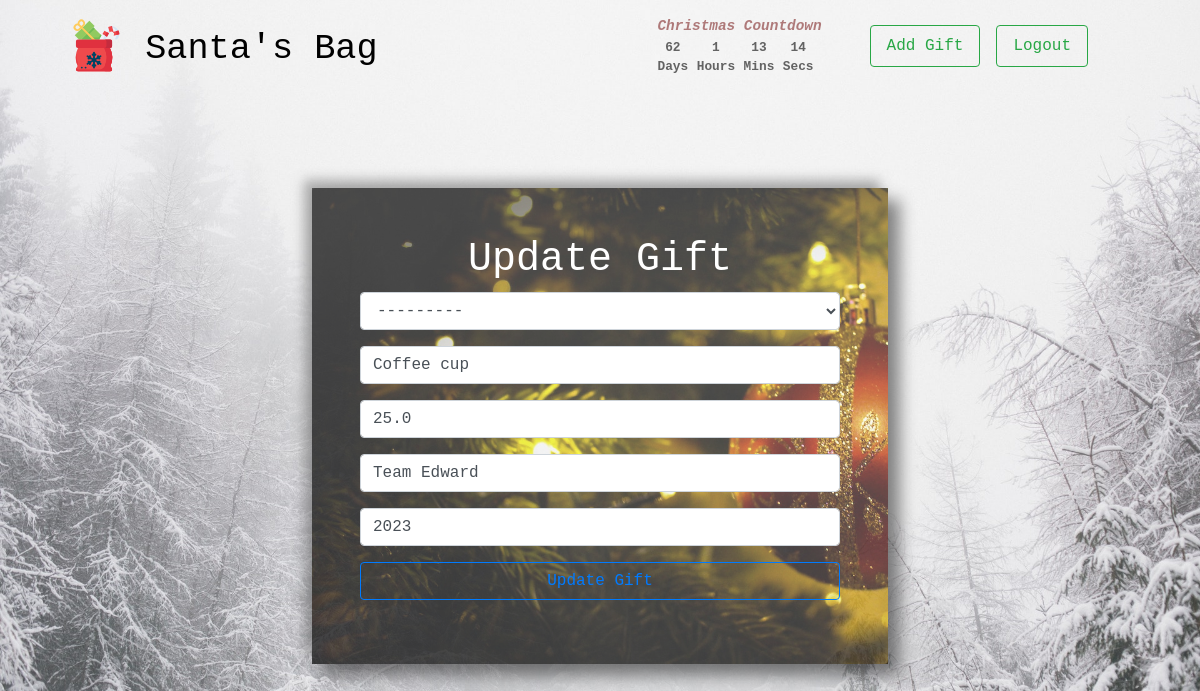
Screenshot of /update-gift/50 (signed in) with the database file from the repository.
### mainapp/models.py (models this page shows, shortened)
class gift(models.Model):
    gift_name = models.CharField(max_length=150)
    price = models.FloatField()
    type = models.CharField(max_length=150)
    recipient = models.ForeignKey(Recipient, on_delete=models.CASCADE)
    user = models.ForeignKey(
        "auth.User",
        on_delete=models.CASCADE,
    )
    year = models.IntegerField()

### mainapp/views.py (the view)
# urls.py: path('update-gift/<int:id>', views.update_item, name='update_item'),
@login_required
def update_item(request, id):
    try:
        item = Gift.objects.get(id=id)
    except Gift.DoesNotExist:
        return redirect('mainapp:no_page')
    form = ItemForm(request.POST or None, instance=item, request=request)
    if form.is_valid():
        form.save()
        return redirect('mainapp:index')
    return render(request, "mainapp/item-update.html", {'form': form, 'item': item})

### mainapp/models.py (called while the page is built)
    def __str__(self):
        return self.name

### mainapp/templates/mainapp/item-update.html (shortened to what this page needs)
{% extends 'mainapp/base.html'%}
{%block body%}
<div class="mt-5 d-flex justify-content-center flex-nowrap">
    <div class ="mt-5 border-0 rounded p-5 bg-image update-img neu-shadow" alt="Closeup of Christmas tree with red and sparkling gold ornament.">
        <h1 class="holiday-font text-center text-white">Update Gift</h2>
            <form method="POST">
                    <div class="form-group">
                        {{form.recipient}}
                    </div>
                    <div class="form-group">
                        {{form.gift_name}}
                    </div>
                    <div class="form-group">
                        {{form.price}}
                    </div>
                    <div class="form-group">
                            {{form.type}}
                    </div>
                    <div class="form-group">
                        {{form.year}}
                    </div>
                    <div class="form-group">
                        <button type="submit" class="btn col-12 btn-outline-primary">Update Gift</button>
                    </div>
            </form>
        </div>
    </div>
{%endblock%}

### mainapp/static/mainapp/style.css (style rules this page uses)
body { font-family:'Courier New', Courier, monospace; background-image: url('/pictures/snow.jpeg'); background-size: cover; }
.holiday-font { font-family: 'Holiday', 'Courier New', Courier, monospace; }
.neu-shadow { box-shadow: 12px 12px 16px 0 rgba(0, 0, 0, 0.45), -8px -8px 12px 0 rgba(100, 100, 100, 0.5);; }
.update-img { position: relative; }
.update-img::before { content: ""; background-image: url('/pictures/tree-ornament.jpeg'); background-size: cover; position: absolute; top: 0px; right: 0px; bottom: 0px; left: 0px; z-index:-1; opacity: 0.7; }

### rows the page displays
gift: recipient "---------", gift_name "Coffee cup", price "25.0", type "Team Edward", year "2023"
